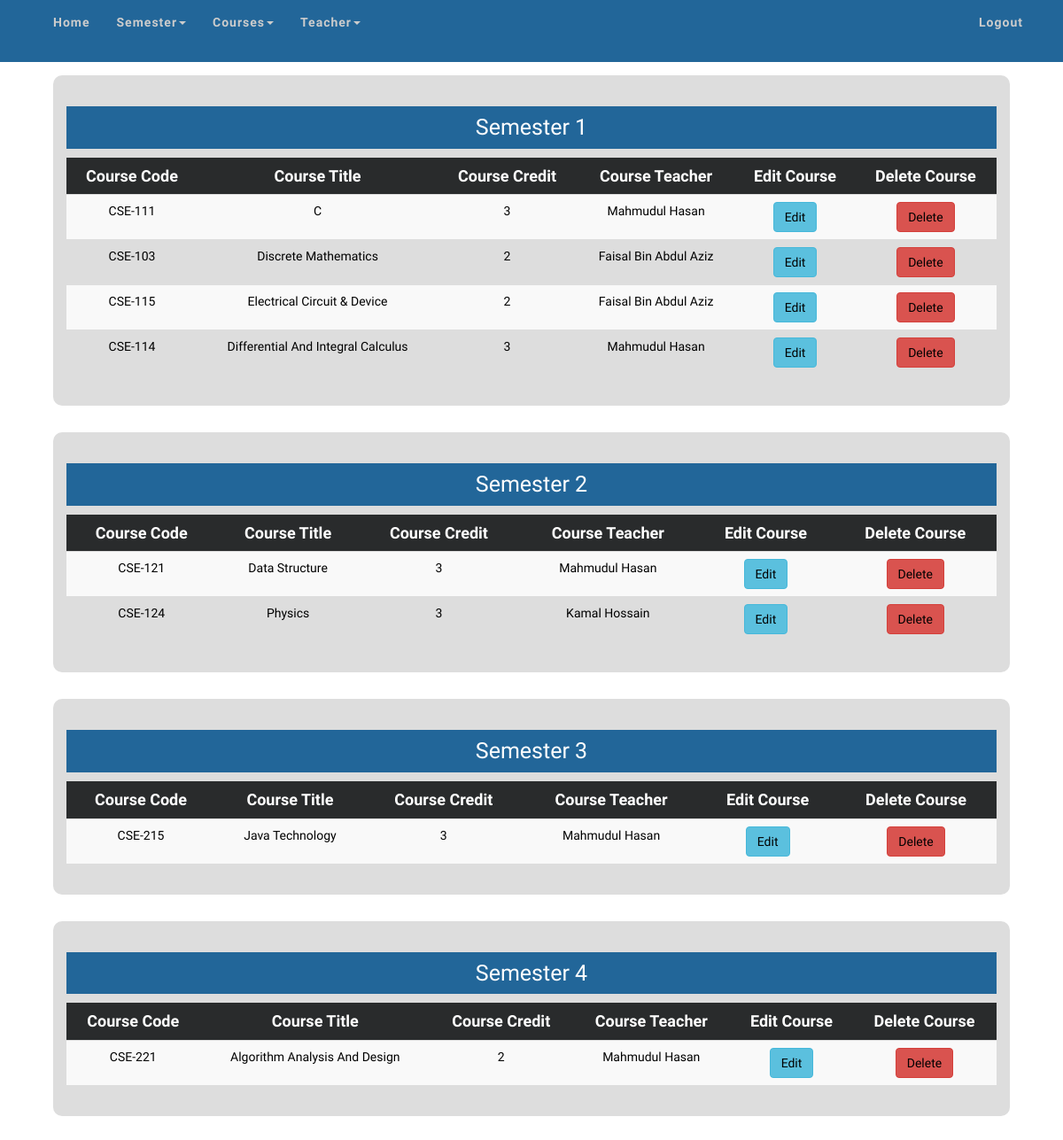
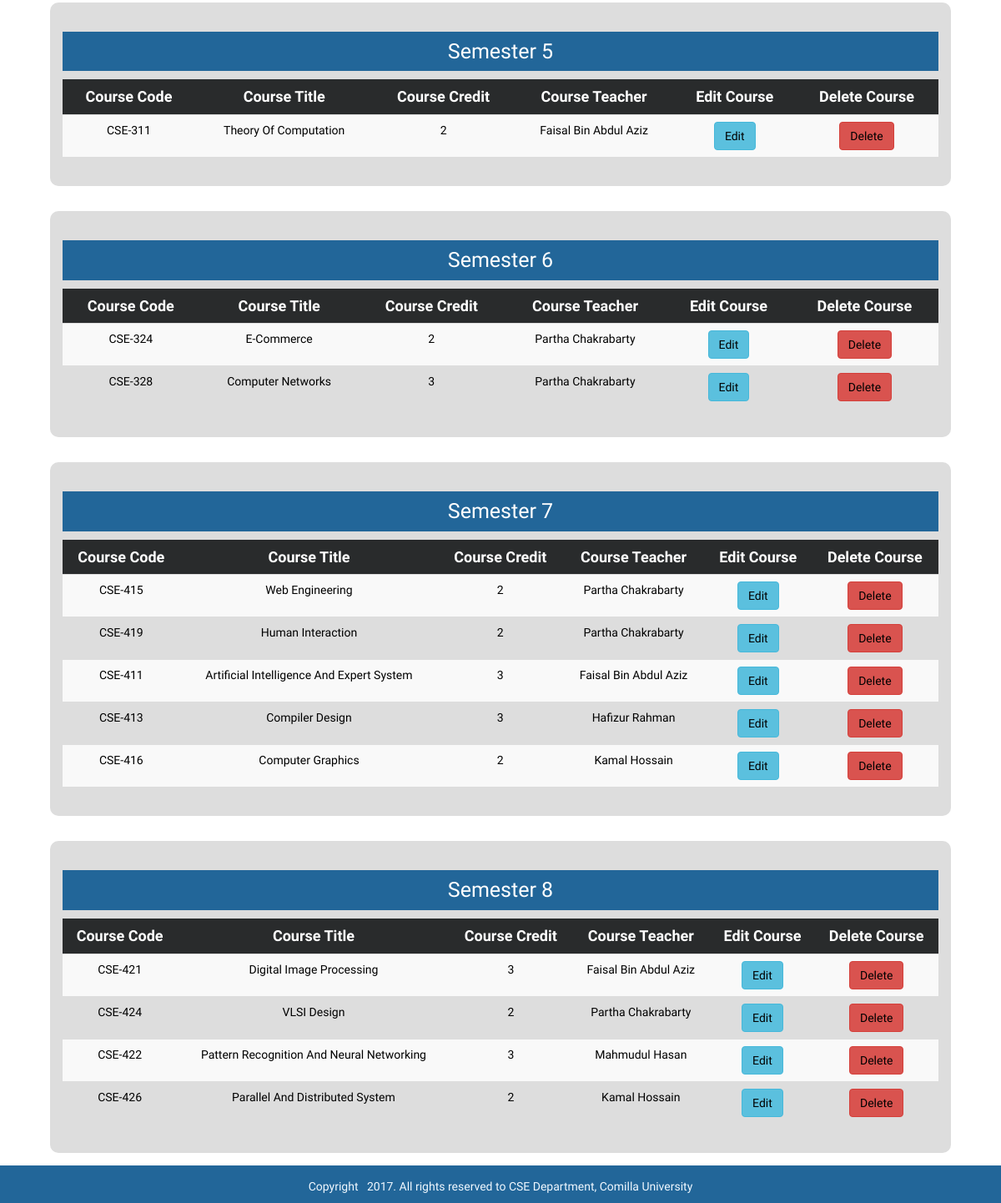
The app's page /admin/all_courses.php (signed in) with its own data (2 pictures, top to bottom).
### tables this page shows
CREATE TABLE `courses` (
  `c_id` int(11) NOT NULL,
  `course_code` varchar(255) NOT NULL,
  `course_title` varchar(255) NOT NULL,
  `semester` int(11) NOT NULL,
  `course_teacher_id` int(11) NOT NULL,
  `course_credit` int(11) NOT NULL
);

CREATE TABLE `teacher` (
  `teacher_id` int(11) NOT NULL,
  `teacher_name` varchar(255) NOT NULL,
  `teacher_designation` varchar(255) NOT NULL,
  `teacher_email` varchar(255) NOT NULL,
  `teacher_password` varchar(255) NOT NULL,
  `teacher_image` text NOT NULL,
  `teacher_mobile` varchar(255) NOT NULL
);

### admin/all_courses.php (the view, shortened to what this page needs)
<?php include "admin_header.php"?>
<?php include "admin_menu.php"?>
<section class="container-fluid">
    <div class="row">
        <div class="container">
            <?php
                for($i = 1; $i<=8; $i++){
                    $query = "SELECT courses.c_id, courses.course_code, courses.course_title, courses.semester, courses.course_teacher_id, courses.course_credit,";
                    $query .= " teacher.teacher_id, teacher.teacher_name";
                    $query .= " FROM courses LEFT JOIN teacher ON courses.course_teacher_id = teacher.teacher_id WHERE semester = $i";
                    $courses_query = mysqli_query($connection, $query);
            ?>
            <div class="col-md-12">
                <div class="widget">
                    <h3>Semester <?php echo $i;?></h3>
                    <table class="table table-striped text-center">
                        <thead class="thead-inverse">
                            <tr class="text-center">
                                <td>Course Code</td>
                                <td>Course Title</td>
                                <td>Course Credit</td>
                                <td>Course Teacher</td>
                                <td>Edit Course</td>
                                <td>Delete Course</td>
                            </tr>
                        </thead>
                        <tbody>
                            <?php
                                while($row = mysqli_fetch_assoc($courses_query)){
                                    $c_id = $row['c_id'];
                                    $course_code = $row['course_code'];
                                    $course_title = $row['course_title'];
                                    $course_credit = $row['course_credit'];
                                    $teacher_name = $row['teacher_name'];
                            ?>
                            <tr>
                                <td>
                                    <a href="" class="text-uppercase">
                                        <?php echo $course_code; ?>
                                    </a>
                                </td>
                                <td>
                                    <a href="" class="text-capitalize">
                                        <?php echo $course_title; ?>
                                    </a>
                                </td>
                                <td>
                                    <a href="" class="text-capitalize">
                                        <?php echo $course_credit; ?>
                                    </a>
                                </td>
                                <td>
                                    <a href="" class="text-capitalize">
                                        <?php echo $teacher_name; ?>
                                    </a>
                                </td>
                                <?php echo "<td><a href='edit_course.php?c_id={$c_id}' class='btn btn-info'>Edit</a></td>"?>
                                <?php echo "<td><a href='all_courses.php?delete={$c_id}' class='btn btn-danger'>Delete</a></td>"?>
                            </tr>
                            <?php }?>
                        </tbody>
                    </table>
                </div>
            </div>
            <?php } ?>
        </div>
    </div>
</section>
<?php include"admin_footer.php"?>

### css/style.css (style rules this page uses)
body { margin: 0; padding: 0; font-family: 'Oxygen', sans-serif; }
.widget { background: #ddd; padding: 15px; margin: 15px; border-radius: 10px; }
.widget h3 { color: #FFF; text-align: center; font-size: 25px; padding: 10px 0; background: #269; }
.table .thead-inverse { background: #292B2C; color: #fff; font-weight: bold; font-size: 18px; }
.table tr a { text-decoration: none; color: #000; }
.table-striped > tbody > tr:nth-child(even) > td, .table-striped > tbody > tr:nth-child(even) > th { background-color: #DDD; }

### records on screen
courses: course_code "CSE-111", course_title "C", course_credit "3", teacher.teacher_name "Mahmudul Hasan"
courses: course_code "CSE-103", course_title "Discrete Mathematics", course_credit "2", teacher.teacher_name "Faisal Bin Abdul Aziz"
courses: course_code "CSE-115", course_title "Electrical Circuit & Device", course_credit "2", teacher.teacher_name "Faisal Bin Abdul Aziz"
courses: course_code "CSE-114", course_title "Differential And Integral Calculus", course_credit "3", teacher.teacher_name "Mahmudul Hasan"
courses: course_code "CSE-121", course_title "Data Structure", course_credit "3", teacher.teacher_name "Mahmudul Hasan"
courses: course_code "CSE-124", course_title "Physics", course_credit "3", teacher.teacher_name "Kamal Hossain"
courses: course_code "CSE-215", course_title "Java Technology", course_credit "3", teacher.teacher_name "Mahmudul Hasan"
courses: course_code "CSE-221", course_title "Algorithm Analysis And Design", course_credit "2", teacher.teacher_name "Mahmudul Hasan"
courses: course_code "CSE-311", course_title "Theory Of Computation", course_credit "2", teacher.teacher_name "Faisal Bin Abdul Aziz"
courses: course_code "CSE-324", course_title "E-Commerce", course_credit "2", teacher.teacher_name "Partha Chakrabarty"
courses: course_code "CSE-328", course_title "Computer Networks", course_credit "3", teacher.teacher_name "Partha Chakrabarty"
courses: course_code "CSE-415", course_title "Web Engineering", course_credit "2", teacher.teacher_name "Partha Chakrabarty"
courses: course_code "CSE-419", course_title "Human Interaction", course_credit "2", teacher.teacher_name "Partha Chakrabarty"
courses: course_code "CSE-411", course_title "Artificial Intelligence And Expert System", course_credit "3", teacher.teacher_name "Faisal Bin Abdul Aziz"
courses: course_code "CSE-413", course_title "Compiler Design", course_credit "3", teacher.teacher_name "Hafizur Rahman"
courses: course_code "CSE-416", course_title "Computer Graphics", course_credit "2", teacher.teacher_name "Kamal Hossain"
courses: course_code "CSE-421", course_title "Digital Image Processing", course_credit "3", teacher.teacher_name "Faisal Bin Abdul Aziz"
courses: course_code "CSE-424", course_title "VLSI Design", course_credit "2", teacher.teacher_name "Partha Chakrabarty"
courses: course_code "CSE-422", course_title "Pattern Recognition And Neural Networking", course_credit "3", teacher.teacher_name "Mahmudul Hasan"
courses: course_code "CSE-426", course_title "Parallel And Distributed System", course_credit "2", teacher.teacher_name "Kamal Hossain"
